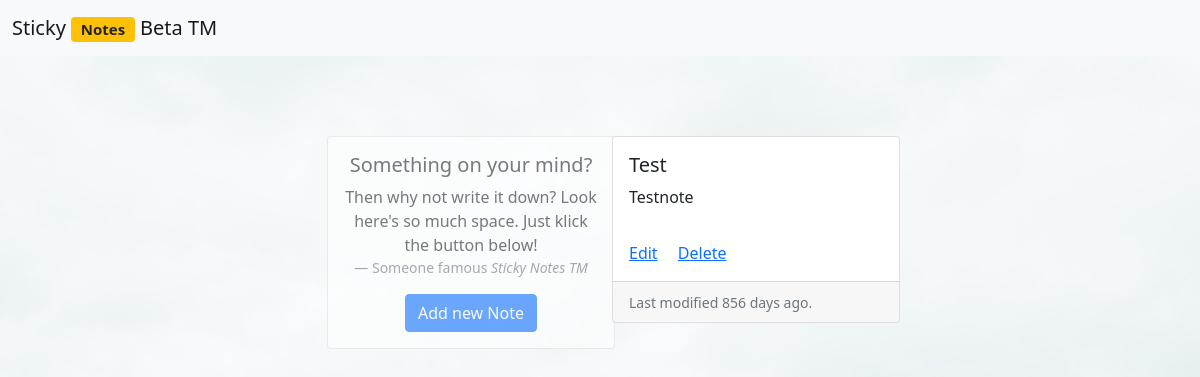
/notes, run on an earlier commit of the app's database.
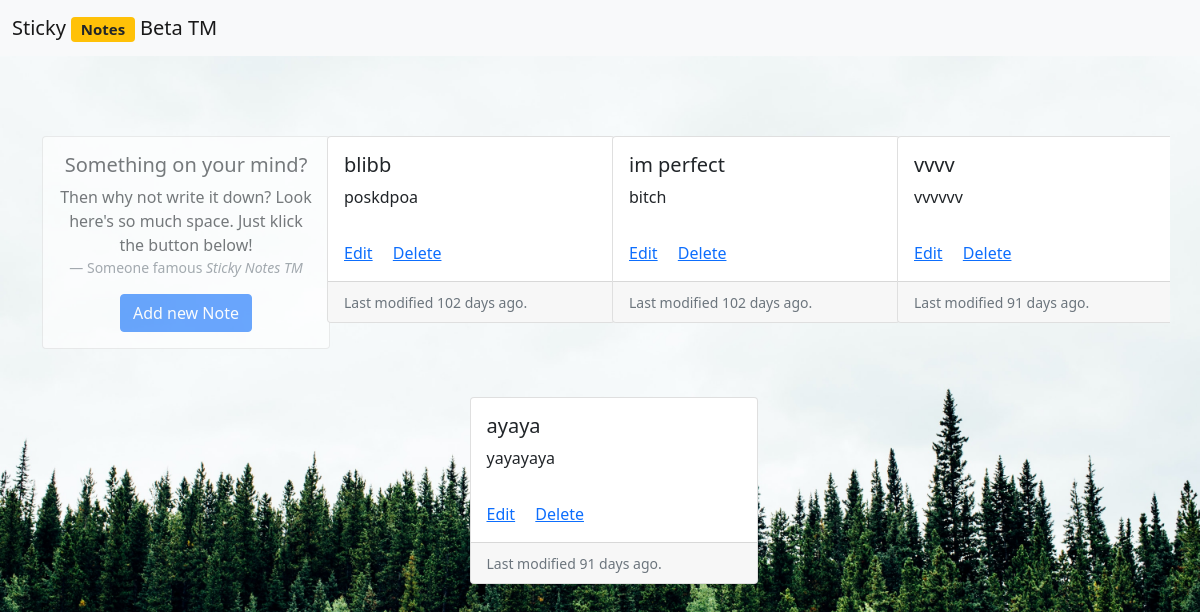
And on a later commit of the database.
### tables this page shows
CREATE TABLE "notes" (
	"ID"	INTEGER UNIQUE,
	"title"	TEXT,
	"content"	TEXT,
	"date"	TEXT,
	"owner"	INTEGER,
	PRIMARY KEY("ID" AUTOINCREMENT)
);

### app.py (the view)
@app.route("/notes", methods = ['GET', 'POST'])
def notes():
    if request.method == 'GET':
        notes = query_db("select * from notes") # inspiration from flas SQLite documentation
        cards = []
        for note in notes:
            card = dict()
            card["ID"] = note[0]
            card["Title"] = note[1]
            card["Content"] = note[2]
            note_date = datetime.datetime.strptime(note[3], '%d/%m/%y %H:%M:%S') #parse datetime from SQL query as SQlite stores it as string, inspiration from stack overflow
            now_date = datetime.datetime.now()
            date_delta = now_date - note_date
            card["Modified"] = date_delta.days
            cards.append(card)
        return render_template('notes.html', cards = cards)
    if request.method == 'POST':
        return render_template('notes.html')

### app.py (called while the page is built)
def get_db():
    db = getattr(g, '_database', None)
    if db is None:
        db = g._database = sqlite3.connect(DATABASE)
    return db

def query_db(query, args=(), one=False):
    cur = get_db().execute(query, args)
    rv = cur.fetchall()
    cur.close()
    return (rv[0] if rv else None) if one else rv

@app.teardown_appcontext
def close_connection(exception):
    db = getattr(g, '_database', None)
    if db is not None:
        db.close()

### templates/notes.html (shortened to what this page needs)
<!DOCTYPE html>
<html lang="en">
<head>
    <link href="https://cdn.jsdelivr.net/npm/bootstrap@5.1.1/dist/css/bootstrap.min.css" rel="stylesheet"
>
    <link href="css/main.css" rel="stylesheet">
</head>
<body>
    <nav class="navbar navbar-expand-lg navbar-light bg-light">
        <div class="container-fluid">
            <a class="navbar-brand">Sticky <span class="badge bg-warning text-dark">Notes</span> Beta TM</a>
        </div>
    </nav>
    <div class="container overflow-hidden">
        <div id="row1" class="row row-cols-auto vcenter gy-5 justify-content-md-center">
            <div class="col-3">
                <div class="card special-card" style="width: 18rem; text-align: center;">
                    <div class="card-body">
                        <h5 class="card-title">Something on your mind?</h5>
                        <p class="card-text">Then why not write it down? Look here's so much space. Just klick the
                            button below!</p>
                        <footer class="blockquote-footer">Someone famous <cite title="Source Title">Sticky Notes
                                TM</cite></footer>
                        <button type="button" class="btn btn-primary" data-bs-toggle="modal" data-bs-target="#newNote" data-bs-edit="false">
                            Add new Note
                        </button>
                    </div>
                </div>
            </div>
            {% for card in cards %}
            <div class="col-3">
                <div class="card" style="width: 18rem;">
                    <div class="card-body">
                        <h5 class="card-title">{{ card["Title"] }}</h5>
                        <p class="card-text">{{ card["Content"] }}</p>
                    </div>
                    <div class="card-body">
                        <a href="#" class="card-link" data-bs-toggle="modal" data-bs-target="#newNote" data-bs-item="{{ card['ID'] }}" data-bs-edit="true">Edit</a>
                        <a href="#" class="card-link" onclick="delNote('{{ card["ID"] }}')">Delete</a>
                    </div>
                    <div class="card-footer">
                        <small class="text-muted">Last modified {{ card["Modified"] }} days ago.</small>
                    </div>
                </div>
            </div>
            {% endfor %}
        </div>
    </div>
</body>
</html>

What changed in the data, as far as the page shows it:
removed notes: Title "Test", Content "Testnote", Modified "856"
added notes: Title "blibb", Content "poskdpoa", Modified "102"
added notes: Title "im perfect", Content "bitch", Modified "102"
added notes: Title "vvvv", Content "vvvvvv", Modified "91"
added notes: Title "ayaya", Content "yayayaya", Modified "91"
